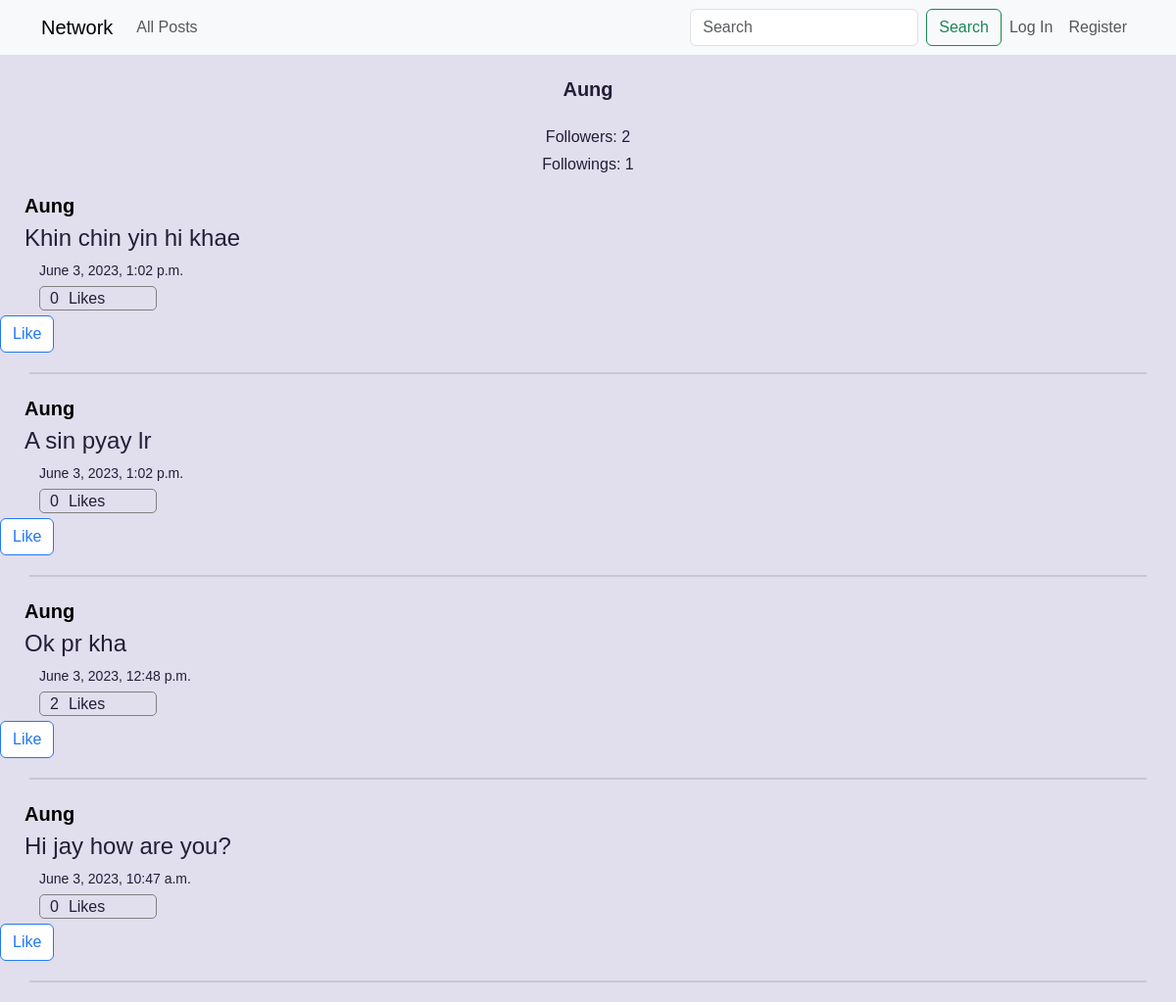
The page /profile/2 on the database its author committed.
### network/models.py (models this page shows, shortened)
class User(AbstractUser):
    pass

class Post(models.Model):
    user = models.ForeignKey("User", on_delete=models.CASCADE, related_name="poster")
    likes = models.ManyToManyField("User", related_name="liked_posts", default=False)
    timestamp = models.DateTimeField(auto_now_add=True)
    content = models.TextField(blank=True, null=False)

### network/views.py (the view, shortened to what this page needs)
# urls.py: path("profile/<str:user_id>", views.profile, name="profile"),
def profile(request, user_id):
    user = User.objects.get(pk=user_id)
    allPosts = Post.objects.filter(user=user).order_by("-timestamp")
    followings = Profile.objects.filter(follower=user).count()
    followers = Profile.objects.filter(following=user).count()
    if not request.user.is_authenticated:
        paginator = Paginator(allPosts, 10)
        pageNum = request.GET.get("page")
        pages = paginator.get_page(pageNum)
        return render(
            request,
            "network/profile.html",
            {
                "user": request.user,
                "user_profile": user,
                "followers": followers,
                "followings": followings,
                "posts": pages,
            },
        )

### network/templates/network/profile.html (shortened to what this page needs)
{% extends "network/layout.html" %}
{% load static %}
{% block body %}
    <div style="display: flex; flex-direction: column; align-items: center;">
        <div style="font-size: 20px; font-weight: bold; margin: 20px auto;">{{user_profile.username}}</div>
        <p style="margin: 2px auto;"> Followers:  {{ followers }} </p>
        <p style="margin: 2px auto 15px;"> Followings:  {{ followings }} </p>
    </div>
    <div>
        {% for post in posts %}
            <a style="font-size: 20px; font-weight: bold; color: black; text-decoration: none;" href="{% url 'profile' post.user.id %}"><p style="margin: 0 0 0 25px;"> {{ post.user }} </p></a>
            <div style="display: flex; flex-direction: column">
                <div style="margin: 0px 0 5px 25px; font-size: 24px; font-weight: medium" class="card-text content" id="content{{ post.id }}">{{ post.content }}</div>
                <p style="font-size: 14px; margin: 0px 0 5px 40px"> {{ post.timestamp }} </p>
            </div>
            <div style="border-radius: 5px; display: flex; margin: 0 0 5px 40px; width: 10%; padding-left: 10px; height: 25px; border: 1px solid gray;">
                <div style="margin-right: 10px;" id="likes{{ post.id }}">{{ post.likes.all.count }}</div>
                Likes
            </div>
            {% if user.is_authenticated %}
                <button data-postid="{{ post.id }}" class="btn post-btn like" style="margin-left: 40px; background: white; border: 1px solid rgb(32, 120, 244); display: inline-block;">
                    {% if user in post.likes.all %}
                        <script>
                            document.querySelectorAll('button[class]').forEach(btn => {
                                btn.style.background = 'rgb(32, 120, 244)';
                                btn.style.color = 'white';
                            });
                        </script>
                        Unlike
                    {% else %}
                        Like
                    {% endif %}
                </button>
            {% else %}
                <a class="btn like" style="background: white; border: 1px solid rgb(32, 120, 244); color:rgb(32, 120, 244); display: inline-block;" href="{% url 'login' %}">Like</a>
            {% endif %}
            <hr style="border: 1px solid gray; margin: 20px 30px;" >
        {% empty %}
            <p>No posts available</p>
        {% endfor %}
    </div>
{% endblock %}

### network/static/network/styles.css (style rules this page uses)
:root { --border-radius: 2rem; --card-border-radius: 1rem; --btn-padding: 0.6rem 2rem; --search-padding: 0.6rem 1rem; --card-padding: 1rem; --color-white: hsl(252, 30%, 100%); --color-gray: hsl(252, 15%, 65%); --color-light: hsl(252, 30%, 90%); --color-dark: hsl(252, 30%, 17%); --color-primary: hsl(252, 75%, 60%); --color-success: hsl(120, 95%, 60%); --color-danger: hsl(0, 95%, 65%); --color-black: hsl(252, 30%, 10%); --sticky-top-left: 5.4rem; --sticky-top-right: -18rem; }
*, *::before, *::after { margin: 0; padding: 0; box-sizing: border-box; text-decoration: none; list-style: none; border: 0; }
a { text-decoration: none; color: var(--color-black); }
body { font-family: "Poppins", sans-serif; color: var(--color-dark); background: var(--color-light); overflow-x: hidden; }

### rows shown on the page
User: username "Aung"
Post: user "Aung", content "Khin chin yin hi khae", timestamp "June 3, 2023, 1:02 p.m.", likes.all.count "0"
Post: user "Aung", content "A sin pyay lr", timestamp "June 3, 2023, 1:02 p.m.", likes.all.count "0"
Post: user "Aung", content "Ok pr kha", timestamp "June 3, 2023, 12:48 p.m.", likes.all.count "2"
Post: user "Aung", content "Hi jay how are you?", timestamp "June 3, 2023, 10:47 a.m.", likes.all.count "0"

### other values the page prints
{{ followers }} "2"
{{ followings }} "1"
